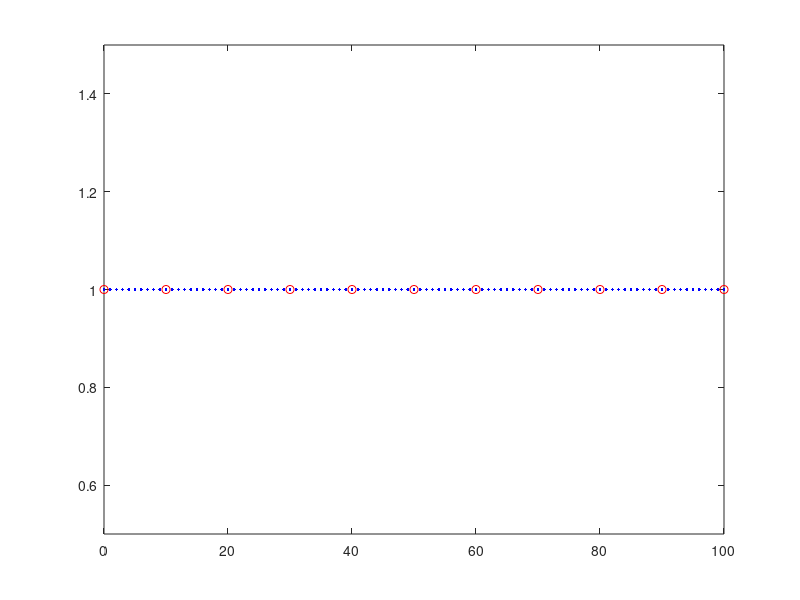
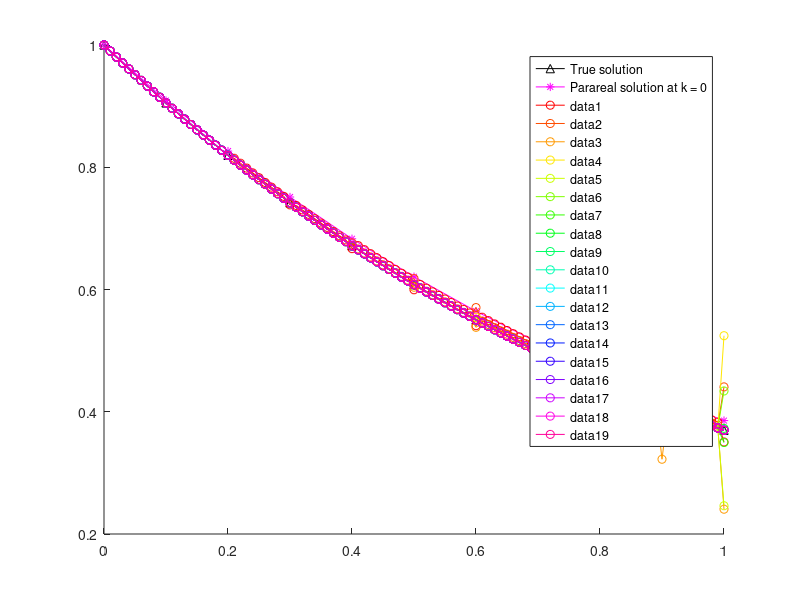
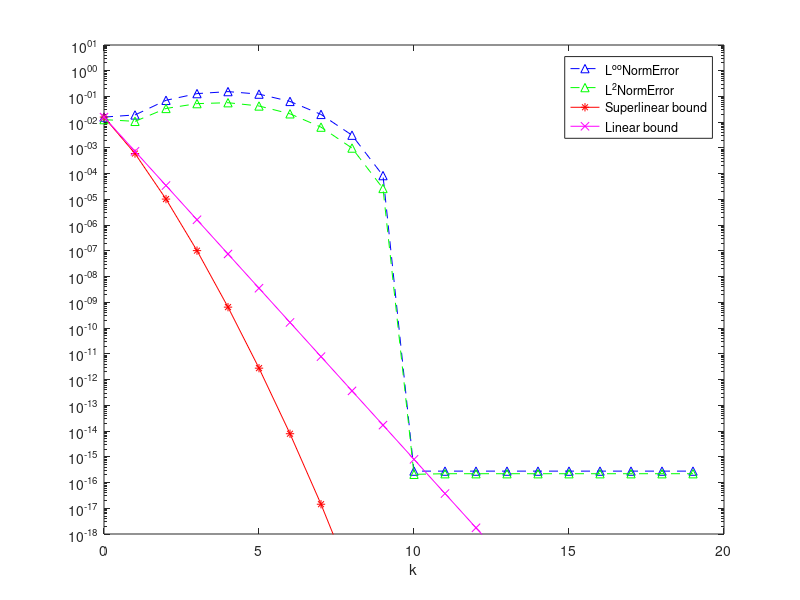

Here is the MATLAB script that generated these plots, in order:
close all
clear
clc


%% ---------------------------------------------------------------
%  Parareal algorithm for linear problem:  
%         y'(t) = a*y(t), t in (0,T)
%          y(t=0) = y0


% overlapping subdomains 2-level domain decomposition multiplicative preconditioner

global a ;
a = -1;
yExactFunction = @(t)exp(a*t);

% stability function (  y^n+1 = R(z)y^n  )
Rz = @(z) 1/(1-z);     % Backward Euler
% Rz = @(z) 1+z;       % Forward Euler

%% -----------------------------------------------------------------


% initial condition
u0 = 1;

% coarse propagator
N = 10;     %   number of coarse time intervals
T = 1;      %   T = N*Dt  
Dt = T/N;   %   coarse timesteps

xt = linspace(0,T,N+1);

% fine propagator
m = 10;    % number of fine time steps in each coarse time interval
dt = Dt/m;

K = 20 % number of Parareal iterations

cmap = hsv(K); % color map

% 2-level domain decomposition initial
N_fine_nodes = m*N+1; % 11
N_subdomains = N/2; % 6
Id = eye(N_fine_nodes);

% plot the time domain
figure 
plot(0:N_fine_nodes-1,1,'.b',0:m:N_fine_nodes-1,1,'ro')
xlim([0 N_fine_nodes-1])
ylim([0.5 1.5])

%%
% original problem matrix
phi = (1-a*dt)^-1;
A = eye(m*N+1,m*N+1) - (phi)*diag(ones(m*N,1),-1);  

% Reduced system

% fine propagator
F_tilde = (1-a*dt)^-m; 

% coarse propagator
G_tilde = (1-a*Dt)^-1;  



% Uk_0 = zeros(m*N,1);
% Uk_0(1) = u0;

rhs0 = [u0; zeros(m*N,1)];
% rhs = [u0; phi*u0;-G_tilde*u0;phi*U(3);-G_tilde*U(3)];


% exact solution

 xtrue = linspace(0,T,N*m+1);
 pick = 1:m:N*m+1;
 
 uF_true = A\rhs0;
 
% reduced matrix
A_tilde = eye(N+1,N+1) + (-F_tilde)*diag(ones(N,1),-1);      

% approximate reduced matrix
B = eye(N+1,N+1) + (-G_tilde)*diag(ones(N,1),-1);     

% R = [1 0 0 0 0;0 0 1 0 0;0 0 0 0 1];
% 
% R1 = [1 0 0 0 0; 0 1 0 0 0; 0 0 1 0 0];
% D1 = [1 0 0; 0 1 0; 0 0 1/2];
% A1 = R1*A*R1';
% R1'*D1*R1
% 
% R2 = [0 0 1 0 0; 0 0 0 1 0; 0 0 0 0 1];
% D2 = [1/2 0 0;0 1 0; 0 0 1];
% A2 =R2*A*R2';
% R2'*D2*R2

% R1'*D1*R1 + R2'*D2*R2
% % coarse space initial
indice_R_coarse  = 0:m:m*N;
R = zeros(length(indice_R_coarse),N_fine_nodes);
for i = 1:length(indice_R_coarse)
    R(i,indice_R_coarse(i)+1) = 1;
end

% define overlap region
N_nodes_overlap = 1;
% define nodes in each subdomains
N_nodes_subdomain = (N_fine_nodes-1)/N_subdomains+1;
indice_R_subdomains = zeros(N_subdomains,N_nodes_subdomain );
for i =1:N_subdomains
    indice_R_subdomains(i,:) =  (i-1)*(N_nodes_subdomain-1):i*(N_nodes_subdomain-1);
end
% indice_R_subdomains=[0:8;4:12;8:16];


% % Omega_1 = {0,1,2} Omega_3 = {2,3,4} 
R_sub_mat = zeros((N_subdomains)*N_nodes_subdomain,N_fine_nodes) ;
for i = 1:N_subdomains
    for j = 1:N_nodes_subdomain
        R_sub_mat(N_nodes_subdomain*(i-1)+j,indice_R_subdomains(i)+j) = 1;
    end
end

R_sub = [];       % restriction matrices
A_sub = [];       % sub-matrices
for i = 1: N_subdomains 
    R_sub{i} = R_sub_mat(N_nodes_subdomain*(i-1)+1:N_nodes_subdomain*(i-1)+N_nodes_subdomain,:);
    A_sub{i} = R_sub{i}*A*R_sub{i}';    
end

% partition of unity
D_sub = [];
for i = 1:N_subdomains
    if i==1
        D_sub{i} = eye(N_nodes_subdomain);
        D_sub{i}(end) = 1/2;
    elseif i>1 && i< N_subdomains
        D_sub{i} = eye(N_nodes_subdomain);
        D_sub{i}(1) = 1/2;
        D_sub{i}(end) = 1/2;
    else
        D_sub{i} = eye(N_nodes_subdomain);
        D_sub{i}(1) = 1/2;
    end
end

% % define 2-level domain decomposition multiplicative preconditioner
P = zeros(N_fine_nodes);
D = zeros(N_fine_nodes);
for i = 1:N_subdomains    
    P = P + R_sub{i}'*D_sub{i}*A_sub{i}*R_sub{i};
    D = D + R_sub{i}'*D_sub{i}*R_sub{i};
end
% P = R1'*D1*A1*R1 + R2'*D2*A2*R2 ;
M = P  * (R'*B*R + eye(N_fine_nodes) - R'*R)  
D;







%% ------------------------------------------------------------------

% initial coarse integration

B1 =  eye(N+1,N+1) + (-G_tilde)*diag(ones(N,1),-1);  
% B1 =  eye(N*m+1,N*m+1) + (-G_tilde)*diag(ones(N*m,1),-1);

%Initial coarse Parareal iteration at the coarse level
rhs0_coarse = [u0;zeros(N,1)];
U0_coarse = B1\rhs0_coarse;

U_fine=spline(xtrue(pick),U0_coarse,xtrue)';

% U_fine=zeros(N_fine_nodes,1);
% U_fine(1:2:end,1) =  U0_coarse;
% for i=1:2:N_fine_nodes-2
%     U_fine(i+1) = phi*U_fine(i);        
% end


% first 2-level dd preconditioning iterartion

% rhs = [u0;  phi*U(1);-G_tilde*U(1);phi*U(3);-G_tilde*U(3);phi*U(5);-G_tilde*U(5);phi*U(7);-G_tilde*U(7);phi*U(9);-G_tilde*U(9)];
%Initial fine solution at the fine level
% rhs=zeros(N_fine_nodes,1);
% rhs(1) = u0;
% for i=2:2:N_fine_nodes
%     % i = i + 2
%     rhs(i+1) = -G_tilde*U_fine(i-1) + phi/2*U_fine(i);
%     if i == N_fine_nodes - 1
%         rhs(i+1) = -G_tilde*U_fine(i-1);
%     end
% end
% U_fine = M\rhs;

% rhs=[u0];
% for i=1:2:2*N
%     rhs=[rhs; phi*U(i);-G_tilde*U(i)];
% end
% U = M\rhs;


 figure
 hold on
 plot(xtrue(pick),uF_true(pick),'-^k',xtrue(pick),U_fine(pick),'-*m');
 legend('True solution','Parareal solution at k = 0')
 
U0n = U_fine;
proNj = 1;

L2NormError = [ sqrt(sum(Dt*(uF_true(pick)-U_fine(pick)).^2))];
LInfNormError = [max(abs(uF_true(pick)-U_fine(pick)))];
SupperlinearErrorBound  = LInfNormError;
LinearErrorBound  = LInfNormError;

%%
% rhs
f = zeros(N_fine_nodes,1);
f(1) = u0;


% iteration loop
for k = 1: K-1
        % k = k + 1
        % i = i + 2
%         rhs=[u0];
%         for i=2:2:N_fine_nodes
%             rhs(i+1,1) = -G_tilde*U_fine(i-1) + phi/2*U_fine(i);
%             if i== N_fine_nodes - 1
%                 rhs(i+1) = -G_tilde*U_fine(i-1);
%             end
%         end

%         U_fine = M\rhs;
%         U_fine = U_fine + M^(-1)*(f-A*U_fine);
          U_fine = M\(M*U_fine + (f-A*U_fine));
%         U_fine = gmres(M,M*U_fine + (f-A*U_fine),10,1e-6);
%   r_k = f - A*U_fine;
%     U_fine_temp = P\r_k;
%     U_fine = U_fine + ((R'*B*R + eye(N_fine_nodes) - R'*R) )\U_fine_temp;
%     
%     
%     r_k1 =  f- A*U_fine;
%     U_fine = U_fine + P\r_k1;
    
    
       plot(xtrue,U_fine,'Color',cmap(k,:),'Marker','o');
       
%        
%        norm(uF_true(pick)-U,'inf')
       proNj(k+1) = proNj(k)*(N-k);
       L2NormError(k+1) = sqrt(sum(Dt*(uF_true(pick)-U_fine(pick)).^2));
       LInfNormError(k+1) = max(abs(uF_true(pick)-U_fine(pick)));
       SupperlinearErrorBound(k+1)  = (abs(exp(a*Dt) - Rz(a*Dt)))^(k)/factorial(k)*proNj(k+1)*max(abs(uF_true(pick)-U0n(pick)));
       LinearErrorBound(k+1)  = (abs(exp(a*Dt) - Rz(a*Dt))/(1- abs(Rz(a*Dt))))^(k)*max(abs(uF_true(pick)-U0n(pick)));
end  % iteration loop

uF_true_coarse=uF_true
U_fine

L2NormError=L2NormError'
LInfNormError=LInfNormError'
SupperlinearErrorBound=SupperlinearErrorBound'
LinearErrorBound=LinearErrorBound'

figure
semilogy(0:K-1,LInfNormError,'b--^',0:K-1,L2NormError,'g--^',0:K-1,SupperlinearErrorBound,'r*-',0:K-1,LinearErrorBound,'mx-')
legend('L^{oo}NormError','L^2NormError','Superlinear bound','Linear bound')
xlabel('k')
ylim([1e-18 10])
